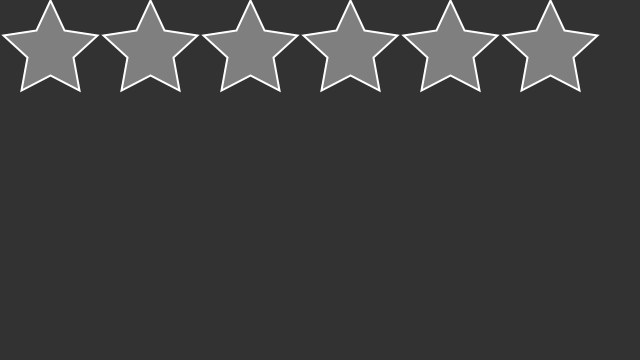
Frame 1 (no input)
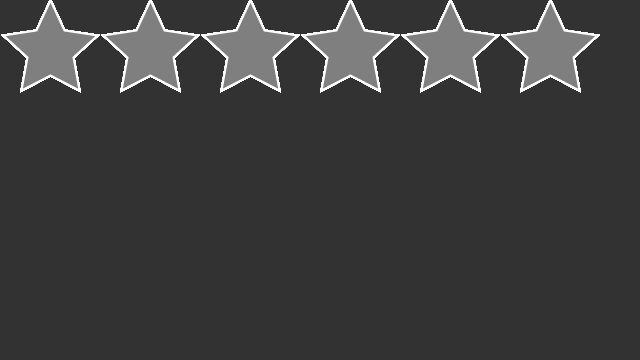
Frame 60 (the mouse pressed at the canvas centre just before this capture)
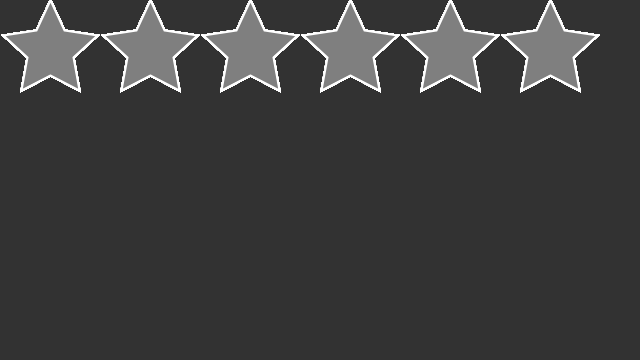
Frame 120 (the mouse held since frame 60 and released just before this capture)

The Processing sketch that drew these frames (run headless with seeded random() and noise(); from frame 60 on, the mouse is pressed at the canvas centre):

// Processing sketch: Starfunction
// ── Starfunction.pde
void setup() {
  size(640, 360);
  background(50);
}

void draw() {
  //background(51);
  fill(127);
  stroke(255);
  strokeWeight(2);
  
  for (int i = 0; i < 6; i++ ) {
    star(100*i + 50, 0);
  }

}


void star(float x, float y) {
  beginShape();
  vertex(x, y);
  vertex(x + 14, y + 30);
  vertex(x + 47, y + 35);
  vertex(x + 23, y + 57);
  vertex(x + 29, y + 90);
  vertex(x, y + 75);
  vertex(x - 29, y + 90);
  vertex(x - 23, y + 57);
  vertex(x - 47, y + 35);
  vertex(x - 14, y + 30);
  endShape(CLOSE);
}

void mousePressed() {
  star(mouseX, mouseY- 45);
}
